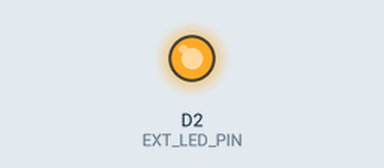
Bench run of a sketch on a simulated ESP8266 (NodeMCU). On the bench: output pins drawn as LEDs (lit = HIGH). WiFi joins after 1.5 s; servers stay silent unless stated; what the sketch prints to the serial monitor is not drawn.

Above: at 11.8 s.
At 32.1 s:
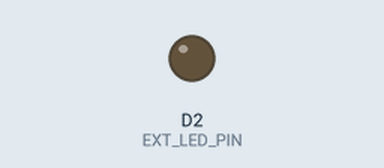
Timing chart, 0 to 54.5 s (numbered marks = the images above):
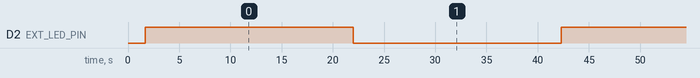

The sketch:

Exercise_17.ino
```cpp
#include <ESP8266WiFi.h>
#include <ThingSpeak.h>

// WiFi
const char* WIFI_SSID = "ASUS_48";
const char* WIFI_PASS = "wanglta210";

// ThingSpeak
WiFiClient client;
unsigned long CHANNEL_ID = 3226621;
const char* WRITE_API_KEY = "2L0NUIRK1NVJHE8J";

// External LED on breadboard
const int EXT_LED_PIN = D2;   // GPIO5 on NodeMCU
int ledState = 0;             // 0/1

void connectWiFi() {
  WiFi.mode(WIFI_STA);
  WiFi.begin(WIFI_SSID, WIFI_PASS);

  Serial.print("Connecting to WiFi");
  unsigned long t0 = millis();
  while (WiFi.status() != WL_CONNECTED) {
    delay(300);
    Serial.print(".");
    // optional: timeout after 30 sec
    if (millis() - t0 > 30000) {
      Serial.println("\nWiFi connect timeout, retrying...");
      WiFi.disconnect();
      delay(500);
      WiFi.begin(WIFI_SSID, WIFI_PASS);
      t0 = millis();
    }
  }

  Serial.println("\nWiFi connected!");
  Serial.print("IP: ");
  Serial.println(WiFi.localIP());
}

void setup() {
  Serial.begin(115200);
  delay(200);

  pinMode(EXT_LED_PIN, OUTPUT);
  digitalWrite(EXT_LED_PIN, LOW); // OFF (pin->LOW)

  connectWiFi();
  ThingSpeak.begin(client);
}

void loop() {
  // Reconnect if WiFi drops
  if (WiFi.status() != WL_CONNECTED) {
    Serial.println("WiFi lost, reconnecting...");
    connectWiFi();
  }

  // 1) Make data
  long rssi = WiFi.RSSI();        // Field 1 (e.g. -55)
  ledState = !ledState;           // toggle Field 2 (0/1)

  // External LED: HIGH = ON with wiring D1->R->LED->GND
  digitalWrite(EXT_LED_PIN, ledState ? HIGH : LOW);

  // 2) Send to ThingSpeak
  ThingSpeak.setField(1, rssi);
  ThingSpeak.setField(2, ledState);

  int code = ThingSpeak.writeFields(CHANNEL_ID, WRITE_API_KEY);

  if (code == 200) {
    Serial.print("Upload OK | RSSI=");
    Serial.print(rssi);
    Serial.print(" | LED=");
    Serial.println(ledState);
  } else {
    Serial.print("Upload failed HTTP=");
    Serial.println(code);
  }

  delay(20000); // >= 15 sec for ThingSpeak free
}
```

Measured:
- by itself, D2 (EXT_LED_PIN): alternates HIGH for 20.3 s and LOW for 20.3 s
